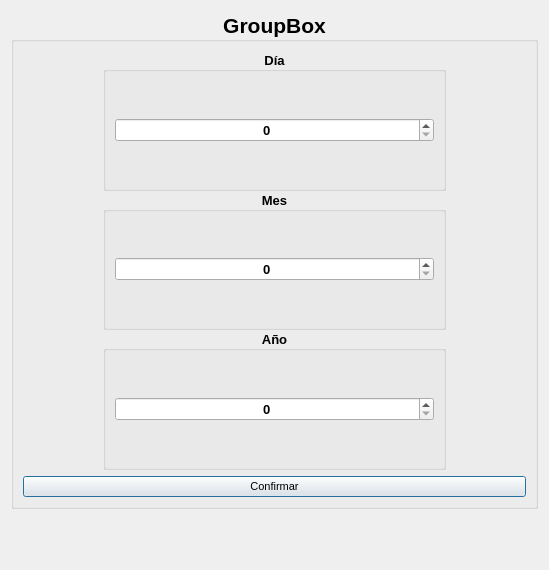
<?xml version="1.0" encoding="UTF-8"?>
<ui version="4.0">
 <class>Elegirfecha1</class>
 <widget class="QDialog" name="Elegirfecha1">
  <property name="geometry">
   <rect>
    <x>0</x>
    <y>0</y>
    <width>549</width>
    <height>570</height>
   </rect>
  </property>
  <property name="windowTitle">
   <string>Dialog</string>
  </property>
  <layout class="QGridLayout" name="gridLayout">
   <item row="0" column="0">
    <layout class="QVBoxLayout" name="verticalLayout">
     <property name="spacing">
      <number>0</number>
     </property>
     <property name="bottomMargin">
      <number>50</number>
     </property>
     <item>
      <widget class="QGroupBox" name="groupBoxFecha">
       <property name="maximumSize">
        <size>
         <width>16777215</width>
         <height>16777215</height>
        </size>
       </property>
       <property name="font">
        <font>
         <pointsize>16</pointsize>
         <weight>75</weight>
         <bold>true</bold>
        </font>
       </property>
       <property name="title">
        <string>GroupBox</string>
       </property>
       <property name="alignment">
        <set>Qt::AlignCenter</set>
       </property>
       <layout class="QVBoxLayout" name="verticalLayout_3">
        <item>
         <layout class="QVBoxLayout" name="verticalLayout_2">
          <property name="spacing">
           <number>0</number>
          </property>
          <property name="leftMargin">
           <number>80</number>
          </property>
          <property name="rightMargin">
           <number>80</number>
          </property>
          <property name="bottomMargin">
           <number>0</number>
          </property>
          <item>
           <widget class="QGroupBox" name="groupBox">
            <property name="maximumSize">
             <size>
              <width>16777215</width>
              <height>16777215</height>
             </size>
            </property>
            <property name="font">
             <font>
              <pointsize>10</pointsize>
              <weight>75</weight>
              <bold>true</bold>
             </font>
            </property>
            <property name="title">
             <string>Día</string>
            </property>
            <property name="alignment">
             <set>Qt::AlignCenter</set>
            </property>
            <layout class="QHBoxLayout" name="horizontalLayout">
             <item>
              <widget class="QSpinBox" name="spinBoxd">
               <property name="alignment">
                <set>Qt::AlignCenter</set>
               </property>
              </widget>
             </item>
            </layout>
           </widget>
          </item>
          <item>
           <widget class="QGroupBox" name="groupBox_2">
            <property name="maximumSize">
             <size>
              <width>16777215</width>
              <height>16777215</height>
             </size>
            </property>
            <property name="font">
             <font>
              <pointsize>10</pointsize>
              <weight>75</weight>
              <bold>true</bold>
             </font>
            </property>
            <property name="title">
             <string>Mes</string>
            </property>
            <property name="alignment">
             <set>Qt::AlignCenter</set>
            </property>
            <layout class="QHBoxLayout" name="horizontalLayout_3">
             <item>
              <widget class="QSpinBox" name="spinBoxm">
               <property name="alignment">
                <set>Qt::AlignCenter</set>
               </property>
              </widget>
             </item>
            </layout>
           </widget>
          </item>
          <item>
           <widget class="QGroupBox" name="groupBoxMensaje">
            <property name="maximumSize">
             <size>
              <width>16777215</width>
              <height>16777215</height>
             </size>
            </property>
            <property name="font">
             <font>
              <pointsize>10</pointsize>
              <weight>75</weight>
              <bold>true</bold>
             </font>
            </property>
            <property name="title">
             <string>Año</string>
            </property>
            <property name="alignment">
             <set>Qt::AlignCenter</set>
            </property>
            <layout class="QHBoxLayout" name="horizontalLayout_4">
             <item>
              <widget class="QSpinBox" name="spinBoxy">
               <property name="alignment">
                <set>Qt::AlignCenter</set>
               </property>
              </widget>
             </item>
            </layout>
           </widget>
          </item>
         </layout>
        </item>
        <item>
         <widget class="QPushButton" name="pushButton">
          <property name="font">
           <font>
            <pointsize>8</pointsize>
            <weight>50</weight>
            <bold>false</bold>
           </font>
          </property>
          <property name="text">
           <string>Confirmar</string>
          </property>
         </widget>
        </item>
       </layout>
      </widget>
     </item>
    </layout>
   </item>
  </layout>
 </widget>
 <resources/>
 <connections/>
</ui>
